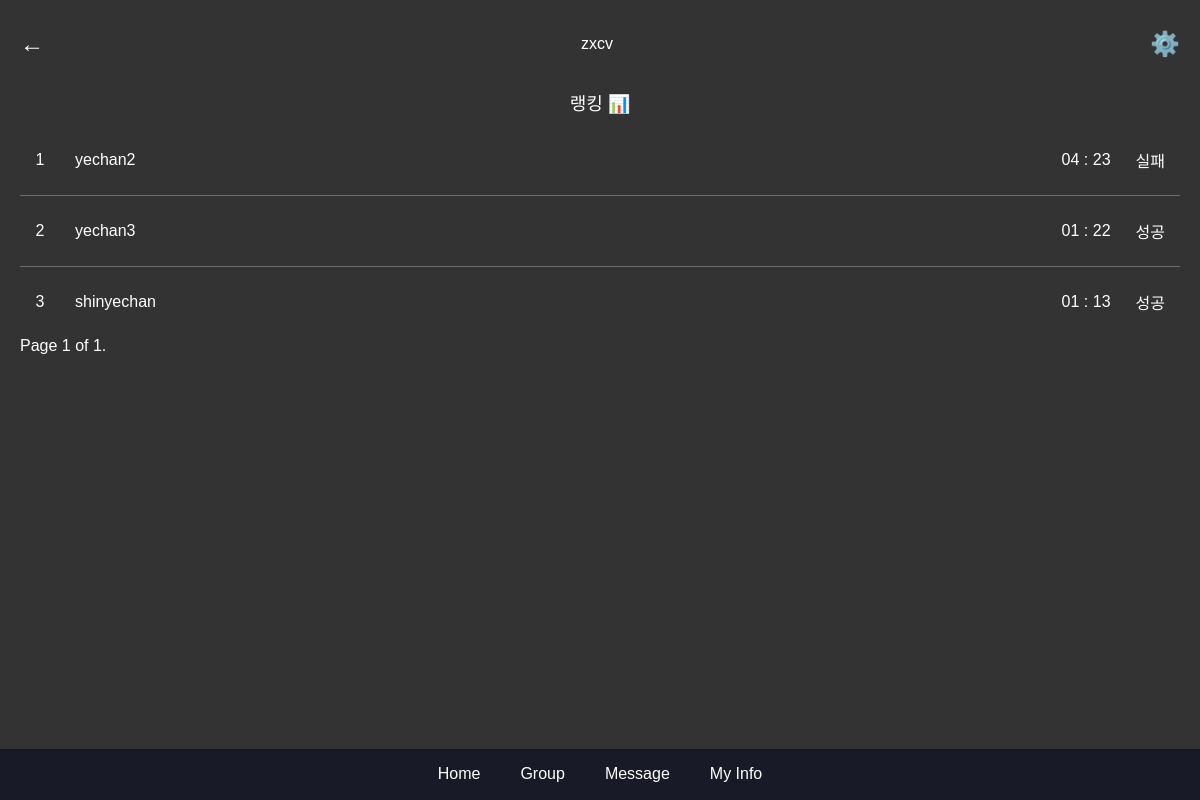
Page /group/group/1/ (signed in) on the earlier database version.
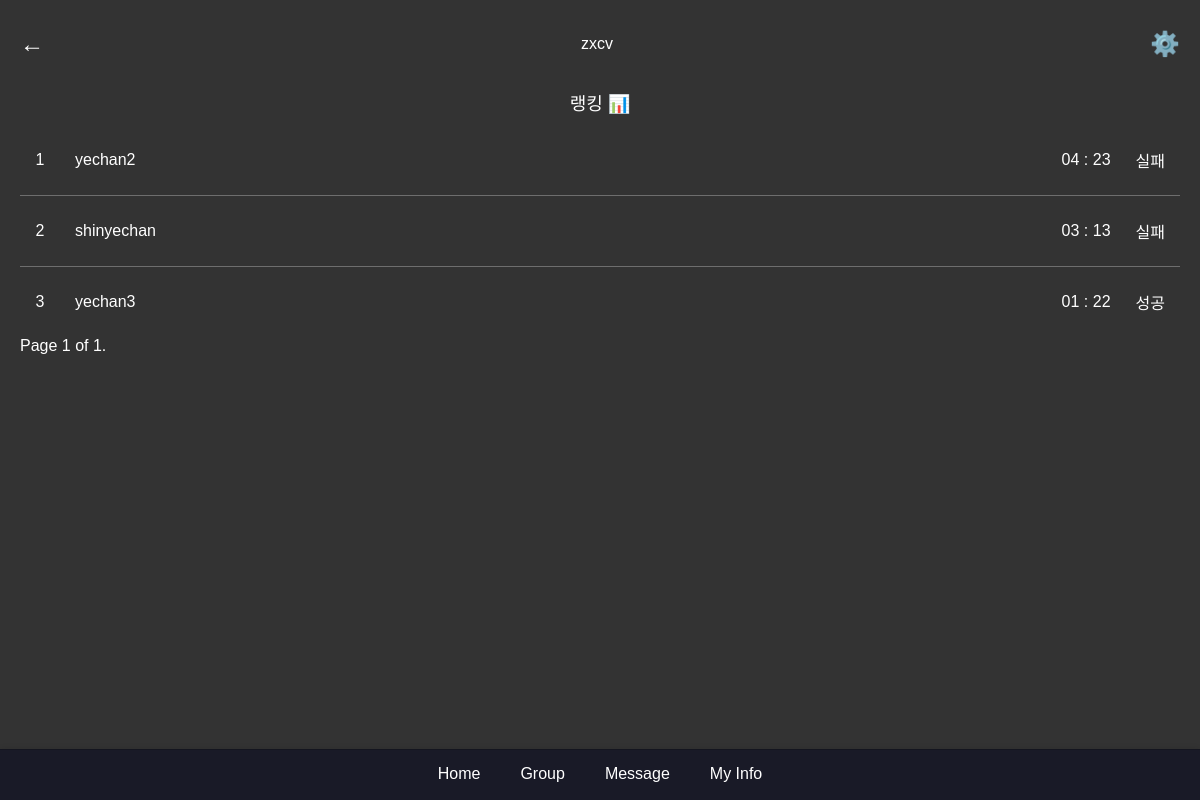
Same page on the later database version.
### main/models.py (models this page shows, shortened)
class ScreenTime(models.Model):
    user = models.OneToOneField(CustomUser, on_delete=models.CASCADE, related_name='screen_time')
    total_minutes = models.PositiveIntegerField(default=0)  # 스크린 타임 총 분
    rank = models.PositiveIntegerField(default=0)  # 랭킹

class CustomUser(AbstractUser):
    following = models.ManyToManyField(
        "self", #User 인스턴스가 다른 인스턴스 참조
        verbose_name="팔로우 중인 사용자들",
        related_name="followers",
        symmetrical=False,
        through="relationship.Relationship"
    )

### group/models.py (models this page shows, shortened)
class Group(models.Model):
    title = models.CharField(max_length=100)
    goals = models.IntegerField(default=0, help_text='목표 시간을 분 단위로 입력해주세요')
    master = models.ForeignKey(settings.AUTH_USER_MODEL, related_name='mastered_groups', on_delete=models.CASCADE)
    users = models.ManyToManyField(settings.AUTH_USER_MODEL, related_name='user_groups')
    password = models.CharField(max_length=128, blank=True, null=True)
    information = models.TextField(blank=True, null=True)
    is_private = models.BooleanField(default=False)
    created_at = models.DateTimeField(auto_now_add=True)

### group/views.py (the view)
# urls.py: path('group/<int:group_id>/', views.group_room, name='group_room'),
@login_required
def group_room(request, group_id):
    group = get_object_or_404(Group, id=group_id)
    screen_times = ScreenTime.objects.filter(user__in=group.users.all()).order_by('-total_minutes')
    paginator = Paginator(screen_times, 10)  # Show 10 screen times per page
    page_number = request.GET.get('page')
    page_obj = paginator.get_page(page_number)
    context = {
        'group': group,
        'page_obj': page_obj,
    }
    return render(request, 'group/group_room.html', context)

### main/templatetags/time_filters.py (called while the page is built)
@register.filter
def display_time(total_minutes):
    try:
        total_minutes = int(total_minutes)
        hours = total_minutes // 60
        minutes = total_minutes % 60
        if 0 <= hours < 10:
            hours = f"0{hours}"
        if 0 <= minutes < 10:
            minutes = f"0{minutes}"
        return f"{hours} : {minutes}"
    except (ValueError, TypeError):
        return "Invalid time"

@register.simple_tag
def time_comparison(goals, total_minutes):
    if goals > total_minutes:
        return "성공"
    else:
        return "실패"

### group/templates/group/group_room.html (shortened to what this page needs)
{% extends 'base.html' %} {% load static %} {% block extra_css %}<link
  rel="stylesheet"
  href="{% static 'css/group.css' %}"
/>{% endblock %}{% block content %}
<div class="groupDetailContainer">
  <div class="groupDiv">
    <div class="groupDetailHeader">
      <a href="{% url 'my_group' %}" id="cancelButton" class="back-button">←</a>
      <div class="groupName">{{ group.title }}</div>
      <a href="{% url 'group_setting' group.id %}" class="settings-button"
        >⚙️</a
      >
    </div>
    <div class="groupDetailranking">
      <div class="ranking-title">랭킹 📊</div>
      {% for screen_time in page_obj %} {% load time_filters %}
      <a href="#" class="ranking-item">
        <div class="rank-number">{{ forloop.counter }}</div>
        <div class="rank-name">{{ screen_time.user.username }}</div>
        <div class="rank-time">{{ screen_time.total_minutes|display_time}}</div>
        <div class="rank-time">
          {% time_comparison group.goals screen_time.total_minutes %}
        </div>
      </a>
      {% endfor %}
    </div>
    <div class="pagination">
      <span class="step-links">
        <span class="current">
          Page {{ page_obj.number }} of {{ page_obj.paginator.num_pages }}.
        </span>
      </span>
    </div>
  </div>
</div>
{% endblock %}

Differences in the rows shown:
changed through a linked row, Group "zxcv": goals.total_minutes "성공" → "실패"
changed ScreenTime "shinyechan": total_minutes|display_time "01 : 13" → "03 : 13"; moves up the list
